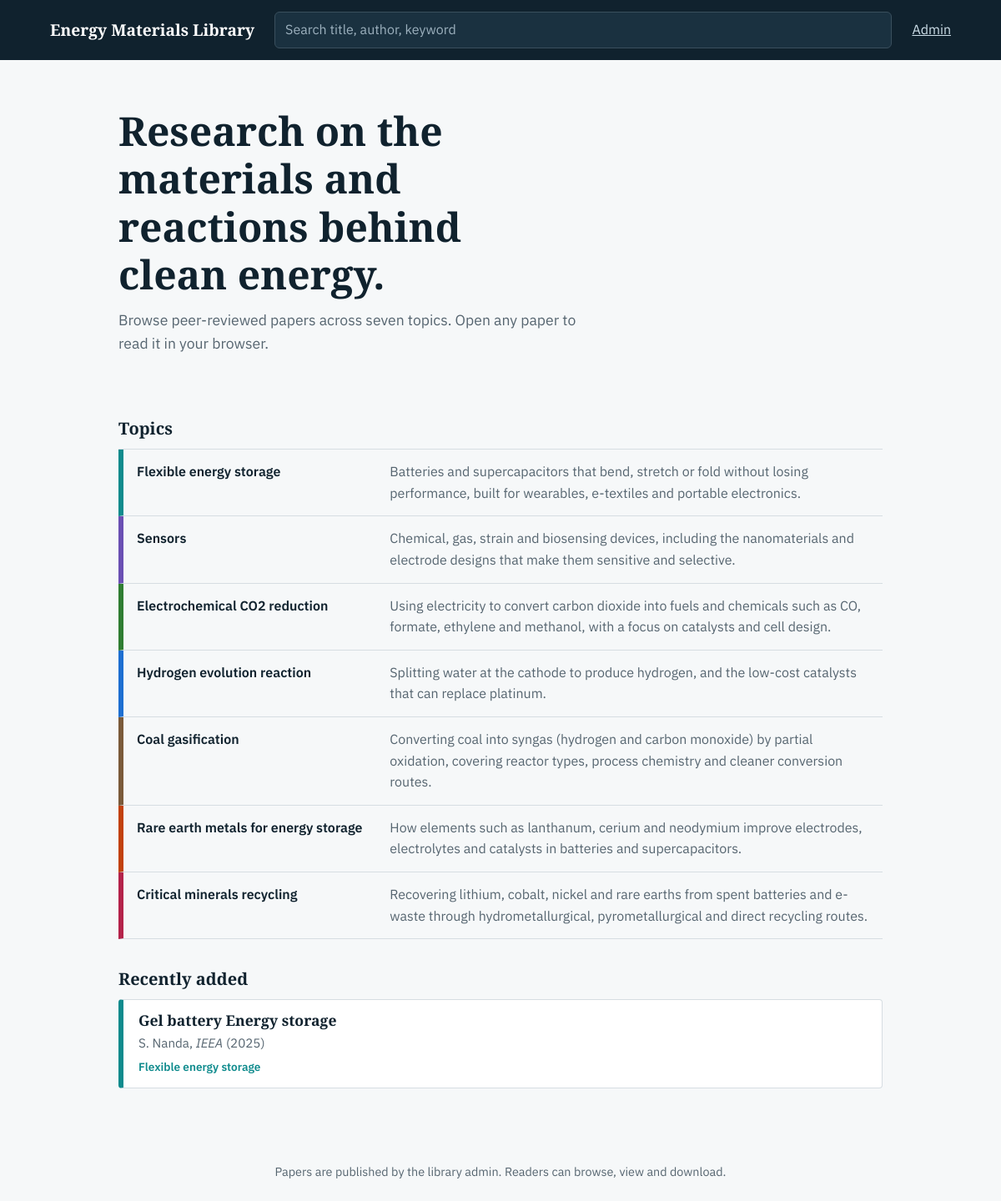
The page / on the database its author committed.
### app.py (models this page shows)
class Paper(db.Model):
    id = db.Column(db.Integer, primary_key=True)
    title = db.Column(db.String(300), nullable=False)
    authors = db.Column(db.String(400), default="")
    journal = db.Column(db.String(200), default="")
    year = db.Column(db.Integer)
    doi = db.Column(db.String(200), default="")
    abstract = db.Column(db.Text, default="")
    topic = db.Column(db.String(40), nullable=False, index=True)
    filename = db.Column(db.String(80), nullable=False)
    original_name = db.Column(db.String(200), default="paper.pdf")
    uploaded_at = db.Column(db.DateTime, default=datetime.utcnow)

### app.py (the view)
@app.route("/")
def index():
    latest = Paper.query.order_by(Paper.uploaded_at.desc()).limit(6).all()
    return render_template("index.html", latest=latest)

### app.py (called while the page is built)
@app.before_request
def csrf_protect():
    if request.method == "POST":
        sent = request.form.get("_csrf", "")
        if not secrets.compare_digest(session.get("_csrf", ""), sent):
            abort(400)

@app.after_request
def headers(resp):
    resp.headers["X-Content-Type-Options"] = "nosniff"
    resp.headers["X-Frame-Options"] = "SAMEORIGIN"
    return resp

@app.context_processor
def inject():
    session.setdefault("_csrf", secrets.token_hex(16))
    return dict(csrf=session["_csrf"], topics=TOPICS, topic_map=TOPIC_MAP,
                is_admin=session.get("admin", False))

### templates/index.html
{% extends "base.html" %}{% from "_card.html" import card with context %}
{% block content %}
<section class="hero">
  <h1>Research on the materials and reactions behind clean energy.</h1>
  <p>Browse peer-reviewed papers across seven topics. Open any paper to read it in your browser.</p>
</section>
<section>
  <h2>Topics</h2>
  <ul class="topics">
    {% for t in topics %}
    <li style="--c:{{ t.color }}"><a href="{{ url_for('topic', slug=t.slug) }}">
      <span class="name">{{ t.name }}</span><span class="blurb">{{ t.blurb }}</span></a></li>
    {% endfor %}
  </ul>
</section>
<section>
  <h2>Recently added</h2>
  {% if latest %}<div class="papers">{% for p in latest %}{{ card(p) }}{% endfor %}</div>
  {% else %}<p class="empty">No papers yet. The admin can add the first one from the dashboard.</p>{% endif %}
</section>
{% endblock %}

### templates/_card.html
{% macro card(p) %}
<a class="paper" href="{{ url_for('paper', pid=p.id) }}" style="--c:{{ topic_map[p.topic].color }}">
  <h3>{{ p.title }}</h3>
  <p class="meta">{{ p.authors }}{% if p.journal %}, <i>{{ p.journal }}</i>{% endif %}{% if p.year %} ({{ p.year }}){% endif %}</p>
  <p class="tag">{{ topic_map[p.topic].name }}</p>
</a>
{% endmacro %}

### static/style.css (style rules this page uses)
:root { --ink:#10222e;--mute:#566570;--bg:#f6f8f9;--line:#d6dde2;--acc:#0f5e7a }
* { box-sizing:border-box }
body { margin:0;background:var(--bg);color:var(--ink);font:400 16px/1.6 "IBM Plex Sans",system-ui,sans-serif }
a { color:var(--acc) }
h1,h2,h3,.brand { font-family:"Source Serif 4",Georgia,serif;line-height:1.2 }
.hero { padding:24px 0 40px }
.hero h1 { font-size:clamp(1.9rem,4.5vw,3rem);max-width:20ch;margin:0 0 12px }
.hero p { max-width:55ch;color:var(--mute);font-size:1.1rem;margin:0 }
h2 { font-size:1.25rem;margin:36px 0 12px }
.topics { list-style:none;padding:0;margin:0;border-top:1px solid var(--line) }
.topics li { border-bottom:1px solid var(--line);border-left:6px solid var(--c) }
.topics a { display:grid;grid-template-columns:1fr 2fr;gap:16px;padding:14px 16px;text-decoration:none;color:inherit }
.topics .name { font-weight:600 }
.topics .blurb { color:var(--mute) }
.papers { display:grid;gap:12px }
.paper { display:block;background:#fff;border:1px solid var(--line);border-left:6px solid var(--c);border-radius:4px;padding:14px 18px;text-decoration:none;color:inherit }
.paper h3 { margin:0 0 4px;font-size:1.1rem }
.meta { margin:0;color:var(--mute);font-size:.95rem }
.tag { margin:6px 0 0;font-size:.85rem;color:var(--c,var(--mute));font-weight:600 }

### rows shown on the page
Paper: title "Gel battery Energy storage", authors "S. Nanda", journal "IEEA", year "2025", topic "Flexible energy storage"

### other values the page prints
{{ t.name }} "Flexible energy storage" "Sensors" "Electrochemical CO2 reduction" "Hydrogen evolution reaction" "Coal gasification" "Rare earth metals for energy storage" "Critical minerals recycling"
{{ t.blurb }} "Batteries and supercapacitors that bend, stretch or fold without losing performance, built for wearables, e-textiles and portable electronics." "Chemical, gas, strain and biosensing devices, including the nanomaterials and electrode designs that make them sensitive and selective." "Using electricity to convert carbon dioxide into fuels and chemicals such as CO, formate, ethylene and methanol, with a focus on catalysts and cell design." "Splitting water at the cathode to produce hydrogen, and the low-cost catalysts that can replace platinum." "Converting coal into syngas (hydrogen and carbon monoxide) by partial oxidation, covering reactor types, process chemistry and cleaner conversion routes." "How elements such as lanthanum, cerium and neodymium improve electrodes, electrolytes and catalysts in batteries and supercapacitors." "Recovering lithium, cobalt, nickel and rare earths from spent batteries and e-waste through hydrometallurgical, pyrometallurgical and direct recycling routes."
